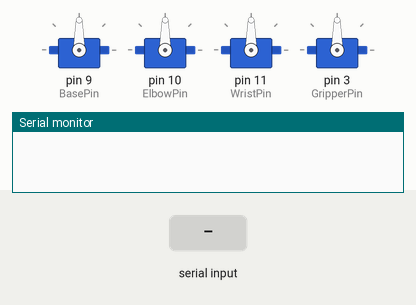
Recording of a sketch running on a simulated Arduino Uno, built with avr-gcc and run on an emulated ATmega328P. Parts: 4 × servo, the last lines printed to the serial monitor. The test bench sets the inputs (shaded band).

Above: at 1.2 s.
1.3 s: "1" received over the second serial link
At 2.5 s:
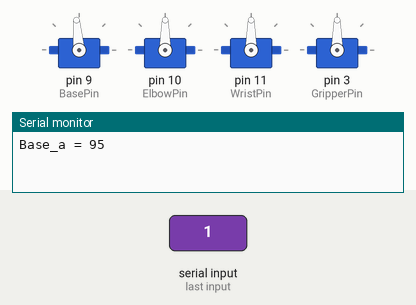
2.8 s: "1" received over the second serial link
At 3.6 s:
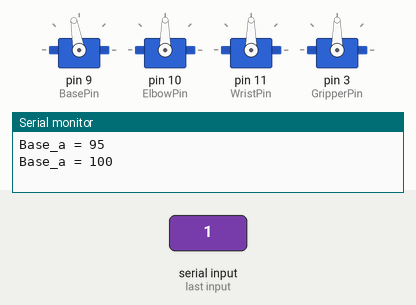
4.3 s: "3" received over the second serial link
At 4.7 s:
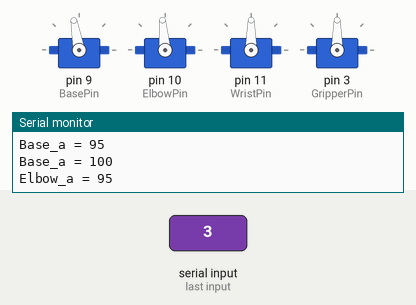
5.8 s: "3" received over the second serial link
At 7.0 s:
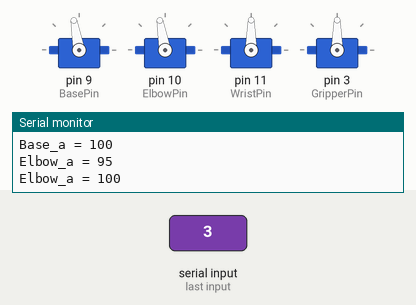
7.3 s: "2" received over the second serial link
At 8.2 s:
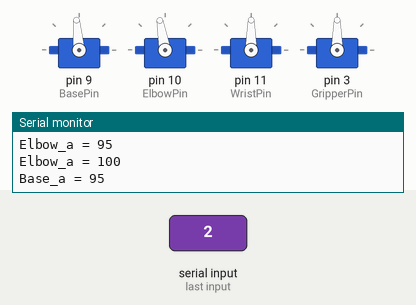
Timing chart, 0 to 9.8 s (numbered marks = the images above; inputs shaded):
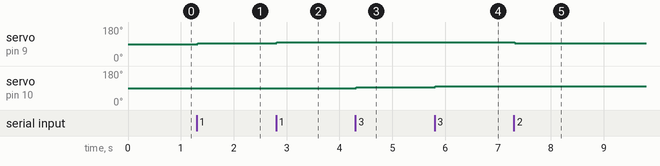

Measured:
- after the input at 1.3 s, servo on pin 9 (BasePin): 90° → 95° at once
- after the input at 2.8 s, servo on pin 9 (BasePin): 95° → 100° at once
- after the input at 4.3 s, servo on pin 10 (ElbowPin): 90° → 95° at once
- after the input at 5.8 s, servo on pin 10 (ElbowPin): 95° → 100° at once
- after the input at 7.3 s, servo on pin 9 (BasePin): 100° → 95° at once

The sketch:

Blackbox.ino
```cpp
#include <SoftwareSerial.h>
#include <Servo.h>

Servo Base;  // create servo object to control a servo
Servo Wrist;  // create servo object to control a servo
Servo Elbow;  // create servo object to control a servo
Servo Gripper;  // create servo object to control a servo

int BasePin= 9;  // Declare the Servo pin
int ElbowPin= 10;  // Declare the Servo pin
int WristPin= 11;  // Declare the Servo pin
int GripperPin= 3;  // Declare the Servo pin

int Base_a = 90;
int Elbow_a = 90;
int Wrist_a = 90;
int Gripper_a = 90;
char blue;

SoftwareSerial bt(0,1);

void setup() {
  bt.begin(9600);
  Serial.begin(9600);
  // Base.attach(servoPin);
  // Base.write(Base_a);
      Base.attach(BasePin);
      Elbow.attach(ElbowPin);
      Wrist.attach(WristPin);
      Gripper.attach(GripperPin);

      Base.write(Base_a);
      Elbow.write(Elbow_a);
      Wrist.write(Wrist_a);
      Gripper.write(Gripper_a);

}

void loop() {
    blue=bt.read();

    // int input = Serial.parseInt();
    if (blue == '1') {
      // Base.attach(servoPin);
      Base_a +=5;
      delay(15);
      Base.write(Base_a);
      delay(15);
      Serial.print("Base_a = ");
      Serial.println(Base_a);
      // Base.detach();

    }
    else if (blue == '2') {

      // Base.attach(BasePin);
      Base_a -=5;
      delay(15);
      Base.write(Base_a);
      delay(15);
      Serial.print("Base_a = ");
      Serial.println(Base_a);
      // Base.detach();
      }

    else if (blue == '3') {

      // Base.attach(BasePin);
      Elbow_a +=5;
      delay(15);
      Elbow.write(Elbow_a);
      delay(15);
      Serial.print("Elbow_a = ");
      Serial.println(Elbow_a);
      // Base.detach();
      }
    else if (blue == '4') {

      // Base.attach(BasePin);
      Elbow_a -=5;
      delay(15);
      Elbow.write(Elbow_a);
      delay(15);
      Serial.print("Elbow_a = ");
      Serial.println(Elbow_a);
      // Base.detach();
      }
    else if (blue == '5') {


      Wrist_a +=5;
      delay(15);
      Wrist.write(Wrist_a);
      delay(15);
      Serial.print("Wrist_a = ");
      Serial.println(Wrist_a);

      }

    else if (blue == '6') {


      Wrist_a -=5;
      delay(15);
      Wrist.write(Wrist_a);
      delay(15);
      Serial.print("Wrist_a = ");
      Serial.println(Wrist_a);

      }
    else if (blue == '7') {


      Gripper_a +=5;
      delay(15);
      Gripper.write(Gripper_a);
      delay(15);
      Serial.print("Gripper_a = ");
      Serial.println(Gripper_a);

      }
    else if (blue == '8') {


      Gripper_a -=5;
      delay(15);
      Gripper.write(Gripper_a);
      delay(15);
      Serial.print("Gripper_a = ");
      Serial.println(Gripper_a);

      }
  }
```
